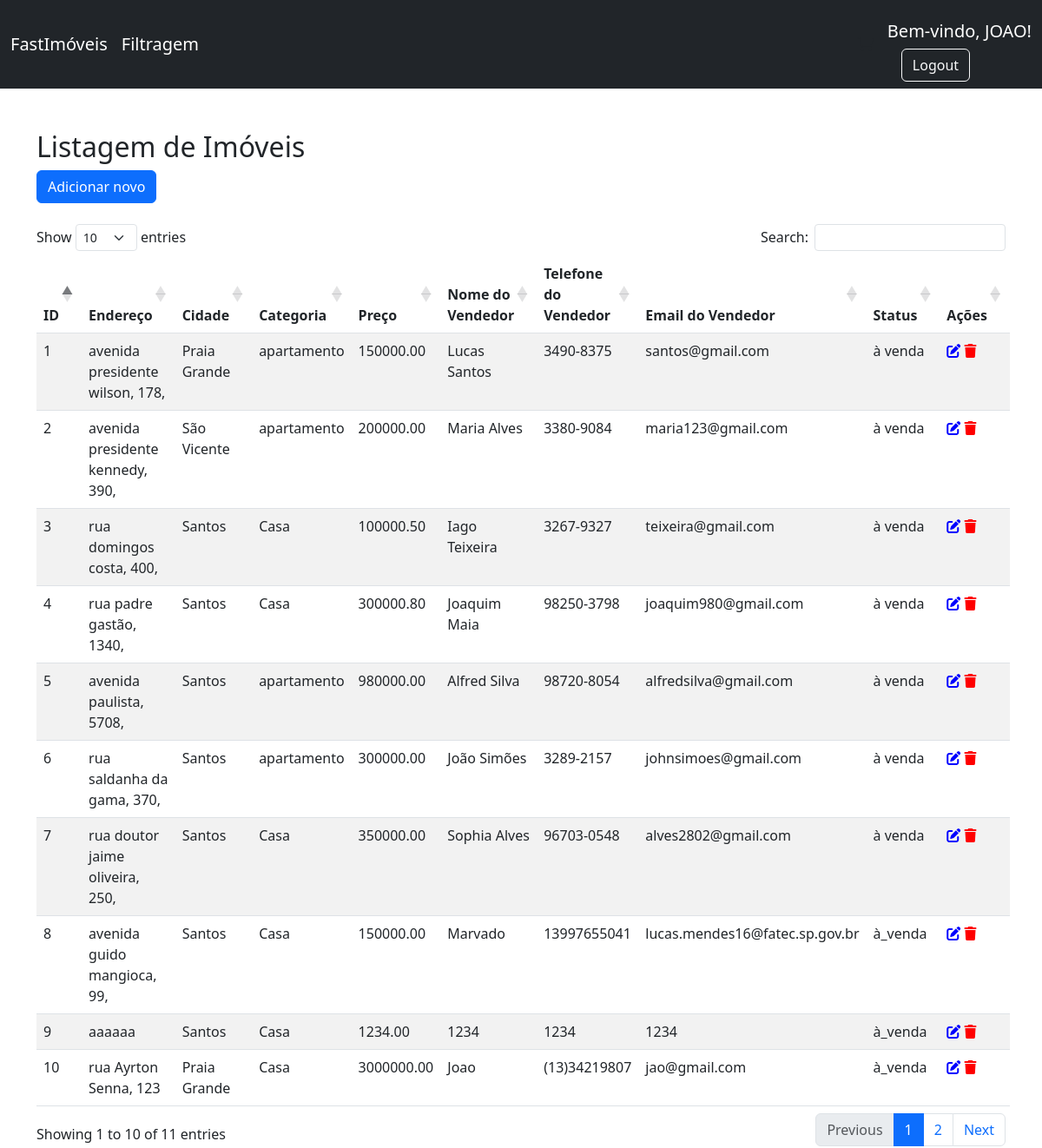
Page /php/painel.php (signed in) on the committed database.
### tables this page shows
CREATE TABLE `imoveis` (
  `id` int(20) NOT NULL,
  `cidade` varchar(100) NOT NULL,
  `endereco` varchar(255) NOT NULL,
  `categoria` varchar(50) DEFAULT NULL,
  `preco` decimal(10,2) NOT NULL,
  `nome_vendedor` varchar(255) NOT NULL,
  `telefone_vendedor` varchar(20) NOT NULL,
  `email_vendedor` varchar(255) NOT NULL,
  `status` varchar(30) DEFAULT NULL,
  `foto` varchar(255) NOT NULL
);

### php/painel.php (the view, shortened to what this page needs)
<!DOCTYPE html>
<html>
<head>
    <link href="https://cdn.jsdelivr.net/npm/bootstrap@5.3.0/dist/css/bootstrap.min.css" rel="stylesheet">
    <link href="https://cdn.datatables.net/1.13.6/css/dataTables.bootstrap5.min.css" rel="stylesheet">
    <link rel="stylesheet" href="https://cdnjs.cloudflare.com/ajax/libs/font-awesome/6.4.2/css/all.min.css" />
</head>
<body>
    <?php
    $nomeUsuario = $_SESSION["nomeUsuario"];
    if ($nomeUsuario != null) {
        if (!isset($_SESSION["isAdmin"]) || $_SESSION["isAdmin"] != 1) {
    ?>
    <nav class="navbar navbar-expand-lg navbar-dark bg-dark">
        <div class="container-fluid">
            <div class="collapse navbar-collapse" id="navbarSupportedContent">
                <a class="navbar-brand mt-2 mt-lg-0" href="#">FastImóveis
                </a>
                <a class="navbar-brand mt-2 mt-lg-0" href="filtragem.php">Filtragem
                </a>
            </div>
            <div class="d-flex align-items-center">
                <a class="text-reset me-3" href="#">
                    <i class="fas fa-shopping-cart"></i>
                </a>
                <div class="dropdown">
                    <a>
                        <h5 class="mt-3" style="color: white;">Bem-vindo, <?= $nomeUsuario ?>!</h5>
                    </a>
                    <div class="ms-3">
                        <a href="../arquivos/index.html" class="btn btn-outline-light">Logout</a>
                    </div>
                </div>
            </div>
        </div>
    </nav>
    <div class="container">
        <h2 class="mt-5">Listagem de Imóveis</h2>
        <button type="button" class="btn btn-primary" data-bs-toggle="modal" data-bs-target="#addModal">
            Adicionar novo
        </button>
        <br>
        <br>
        <table id="imoveisTable" class="table table-striped">
            <thead>
                <tr>
                    <th>ID</th>
                    <th>Endereço</th>
                    <th>Cidade</th>
                    <th>Categoria</th>
                    <th>Preço</th>
                    <th>Nome do Vendedor</th>
                    <th>Telefone do Vendedor</th>
                    <th>Email do Vendedor</th>
                    <th>Status</th>
                    <th>Ações</th>
                </tr>
            </thead>
            <tbody>
                <?php
                try {
                    $conn = new PDO("mysql:host=localhost;dbname=fastimoveis;charset=utf8", "root", "");
                    $query = "SELECT * FROM imoveis";
                    $stmt = $conn->query($query);
                    while ($row = $stmt->fetch(PDO::FETCH_ASSOC)) {
                ?>
                    <tr>
                        <td><?= $row['id'] ?></td>
                        <td><?= $row['endereco'] ?></td>
                        <td><?= $row['cidade'] ?></td>
                        <td><?= $row['categoria'] ?></td>
                        <td><?= $row['preco'] ?></td>
                        <td><?= $row['nome_vendedor'] ?></td>
                        <td><?= $row['telefone_vendedor'] ?></td>
                        <td><?= $row['email_vendedor'] ?></td>
                        <td><?= $row['status'] ?></td>
                        <td>
                            <i class="edit-icon icon-button" data-bs-toggle="modal" data-bs-target="#editModal<?= $row['id'] ?>">
                                <i class="fas fa-edit"></i>
                            </i>
                            <i class="delete-icon" type="button" class="btn btn-icon btn-danger" onclick="deleteRecord(<?= $row['id'] ?>)">
                                <i class="fas fa-trash"></i>
                            </i>
                        </td>
                    </tr>
                    </div>
                <?php
                    }
                } catch (PDOException $e) {
                    echo "Error: " . $e->getMessage();
                }
                ?>
</body>
<?php
}
}  ?>
</html>

### php/painel.php (style rules this page uses)
.edit-icon { color: blue; }
.delete-icon { color: red; }
.icon-button { cursor: pointer; transition: color 0.2s; }

### rows in the picture
imoveis: id "1", endereco "avenida presidente wilson, 178,", cidade "Praia Grande", categoria "apartamento", preco "150000.00", nome_vendedor "Lucas Santos", telefone_vendedor "3490-8375", email_vendedor "santos@gmail.com", status "à venda"
imoveis: id "2", endereco "avenida presidente kennedy, 390,", cidade "São Vicente", categoria "apartamento", preco "200000.00", nome_vendedor "Maria Alves", telefone_vendedor "3380-9084", email_vendedor "maria123@gmail.com", status "à venda"
imoveis: id "3", endereco "rua domingos costa, 400,", cidade "Santos", categoria "Casa", preco "100000.50", nome_vendedor "Iago Teixeira", telefone_vendedor "3267-9327", email_vendedor "teixeira@gmail.com", status "à venda"
imoveis: id "4", endereco "rua padre gastão, 1340,", cidade "Santos", categoria "Casa", preco "300000.80", nome_vendedor "Joaquim Maia", telefone_vendedor "98250-3798", email_vendedor "joaquim980@gmail.com", status "à venda"
imoveis: id "5", endereco "avenida paulista, 5708,", cidade "Santos", categoria "apartamento", preco "980000.00", nome_vendedor "Alfred Silva", telefone_vendedor "98720-8054", email_vendedor "alfredsilva@gmail.com", status "à venda"
imoveis: id "6", endereco "rua saldanha da gama, 370,", cidade "Santos", categoria "apartamento", preco "300000.00", nome_vendedor "João Simões", telefone_vendedor "3289-2157", email_vendedor "johnsimoes@gmail.com", status "à venda"
imoveis: id "7", endereco "rua doutor jaime oliveira, 250,", cidade "Santos", categoria "Casa", preco "350000.00", nome_vendedor "Sophia Alves", telefone_vendedor "96703-0548", email_vendedor "alves2802@gmail.com", status "à venda"
imoveis: id "8", endereco "avenida guido mangioca, 99,", cidade "Santos", categoria "Casa", preco "150000.00", nome_vendedor "Marvado", telefone_vendedor "13997655041", email_vendedor "lucas.mendes16@fatec.sp.gov.br", status "à_venda"
imoveis: id "9", endereco "aaaaaa", cidade "Santos", categoria "Casa", preco "1234.00", nome_vendedor "1234", telefone_vendedor "1234", email_vendedor "1234", status "à_venda"
imoveis: id "10", endereco "rua Ayrton Senna, 123", cidade "Praia Grande", categoria "Casa", preco "3000000.00", nome_vendedor "Joao", telefone_vendedor "(13)34219807", email_vendedor "jao@gmail.com", status "à_venda"

### other values in the picture
$nomeUsuario "JOAO"
